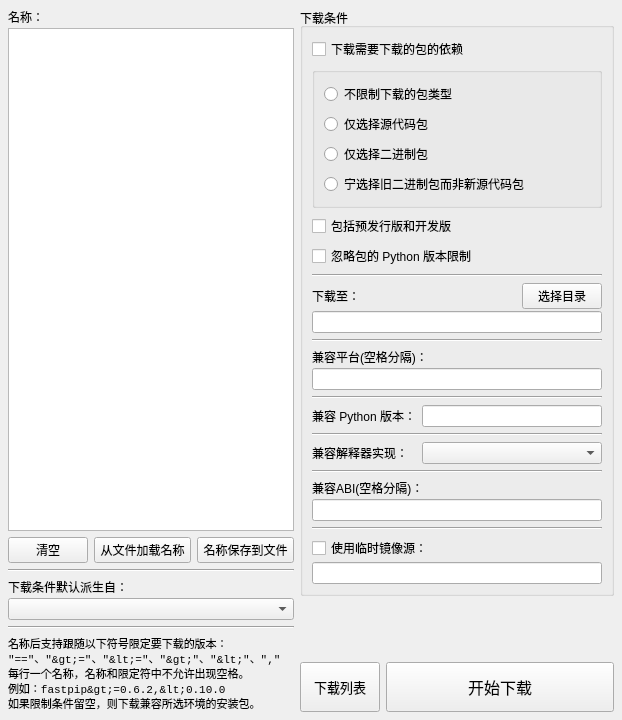
<?xml version="1.0" encoding="UTF-8"?>
<ui version="4.0">
 <class>package_download</class>
 <widget class="QWidget" name="package_download">
  <property name="windowModality">
   <enum>Qt::ApplicationModal</enum>
  </property>
  <property name="geometry">
   <rect>
    <x>0</x>
    <y>0</y>
    <width>622</width>
    <height>720</height>
   </rect>
  </property>
  <property name="font">
   <font>
    <family>Microsoft YaHei UI</family>
   </font>
  </property>
  <property name="windowTitle">
   <string>模块安装包下载</string>
  </property>
  <layout class="QVBoxLayout" name="verticalLayout_14">
   <property name="leftMargin">
    <number>8</number>
   </property>
   <property name="topMargin">
    <number>8</number>
   </property>
   <property name="rightMargin">
    <number>8</number>
   </property>
   <property name="bottomMargin">
    <number>8</number>
   </property>
   <item>
    <layout class="QHBoxLayout" name="horizontalLayout_6">
     <item>
      <layout class="QVBoxLayout" name="verticalLayout_11">
       <item>
        <layout class="QVBoxLayout" name="verticalLayout_10">
         <item>
          <layout class="QVBoxLayout" name="verticalLayout_8">
           <property name="spacing">
            <number>2</number>
           </property>
           <item>
            <widget class="QLabel" name="label">
             <property name="toolTip">
              <string>需要下载的模块名称，每行一个名称。</string>
             </property>
             <property name="text">
              <string>名称：</string>
             </property>
            </widget>
           </item>
           <item>
            <widget class="QPlainTextEdit" name="pte_package_names">
             <property name="contextMenuPolicy">
              <enum>Qt::NoContextMenu</enum>
             </property>
             <property name="toolTip">
              <string>需要下载的模块名称，每行一个名称。</string>
             </property>
            </widget>
           </item>
          </layout>
         </item>
         <item>
          <layout class="QHBoxLayout" name="horizontalLayout_3" stretch="0,1,1">
           <item>
            <widget class="QPushButton" name="pb_clear_package_names">
             <property name="toolTip">
              <string>清空名称编辑区文字。</string>
             </property>
             <property name="text">
              <string>清空</string>
             </property>
            </widget>
           </item>
           <item>
            <widget class="QPushButton" name="pb_load_from_text">
             <property name="toolTip">
              <string>从文本文件加载名称到名称编辑区。</string>
             </property>
             <property name="text">
              <string>从文件加载名称</string>
             </property>
            </widget>
           </item>
           <item>
            <widget class="QPushButton" name="pb_save_as_text">
             <property name="toolTip">
              <string>将名称编辑区的文字保存到文本文件。</string>
             </property>
             <property name="text">
              <string>名称保存到文件</string>
             </property>
            </widget>
           </item>
          </layout>
         </item>
        </layout>
       </item>
       <item>
        <widget class="Line" name="line_7">
         <property name="orientation">
          <enum>Qt::Horizontal</enum>
         </property>
        </widget>
       </item>
       <item>
        <layout class="QVBoxLayout" name="verticalLayout_9">
         <property name="spacing">
          <number>2</number>
         </property>
         <item>
          <widget class="QLabel" name="label_8">
           <property name="toolTip">
            <string>下载安装包时需调用的 Python 环境。
右侧留空的下载条件，下载时会使用从此环境派生的条件。</string>
           </property>
           <property name="text">
            <string>下载条件默认派生自：</string>
           </property>
          </widget>
         </item>
         <item>
          <widget class="QComboBox" name="cmb_derived_from">
           <property name="toolTip">
            <string>下载安装包时需调用的 Python 环境。
右侧留空的下载条件，下载时会使用从此环境派生的条件。</string>
           </property>
          </widget>
         </item>
        </layout>
       </item>
       <item>
        <widget class="Line" name="line_8">
         <property name="orientation">
          <enum>Qt::Horizontal</enum>
         </property>
        </widget>
       </item>
       <item>
        <widget class="QLabel" name="label_2">
         <property name="font">
          <font>
           <family>Consolas</family>
           <pointsize>8</pointsize>
          </font>
         </property>
         <property name="text">
          <string>名称后支持跟随以下符号限定要下载的版本：
&quot;==&quot;、&quot;&gt;=&quot;、&quot;&lt;=&quot;、&quot;&gt;&quot;、&quot;&lt;&quot;、&quot;,&quot;
每行一个名称，名称和限定符中不允许出现空格。
例如：fastpip&gt;=0.6.2,&lt;0.10.0
如果限制条件留空，则下载兼容所选环境的安装包。</string>
         </property>
         <property name="wordWrap">
          <bool>true</bool>
         </property>
        </widget>
       </item>
      </layout>
     </item>
     <item>
      <layout class="QVBoxLayout" name="verticalLayout_13">
       <item>
        <widget class="QGroupBox" name="groupBox">
         <property name="title">
          <string>下载条件</string>
         </property>
         <layout class="QVBoxLayout" name="verticalLayout_12">
          <item>
           <layout class="QVBoxLayout" name="verticalLayout_7">
            <item>
             <widget class="QCheckBox" name="cb_download_deps">
              <property name="toolTip">
               <string>对于名称编辑区中的每一个需要下载的模块，是否同时下载模块的依赖库。</string>
              </property>
              <property name="text">
               <string>下载需要下载的包的依赖</string>
              </property>
             </widget>
            </item>
            <item>
             <widget class="QGroupBox" name="groupBox_2">
              <property name="title">
               <string/>
              </property>
              <layout class="QVBoxLayout" name="verticalLayout_6">
               <item>
                <layout class="QVBoxLayout" name="verticalLayout_5">
                 <item>
                  <widget class="QRadioButton" name="rb_unlimited">
                   <property name="toolTip">
                    <string>不限制下载二进制包或者源代码包。</string>
                   </property>
                   <property name="text">
                    <string>不限制下载的包类型</string>
                   </property>
                  </widget>
                 </item>
                 <item>
                  <widget class="QRadioButton" name="rb_no_binary">
                   <property name="toolTip">
                    <string>仅下载包的源代码安装包。</string>
                   </property>
                   <property name="text">
                    <string>仅选择源代码包</string>
                   </property>
                  </widget>
                 </item>
                 <item>
                  <widget class="QRadioButton" name="rb_only_binary">
                   <property name="toolTip">
                    <string>仅下载包的二进制安装包。</string>
                   </property>
                   <property name="text">
                    <string>仅选择二进制包</string>
                   </property>
                  </widget>
                 </item>
                 <item>
                  <widget class="QRadioButton" name="rb_prefer_binary">
                   <property name="toolTip">
                    <string>对于既有二进制安装包又有源代码安装包的模块，
如果较新版本没有发布二进制安装包，则宁愿下载较旧版本的二进制安装包。</string>
                   </property>
                   <property name="text">
                    <string>宁选择旧二进制包而非新源代码包</string>
                   </property>
                  </widget>
                 </item>
                </layout>
               </item>
              </layout>
             </widget>
            </item>
            <item>
             <widget class="QCheckBox" name="cb_include_pre">
              <property name="toolTip">
               <string>如果模块的最新版本是预发行版或者是开发版，
也下载这些版本，否则只下载模块的最新稳定版本。</string>
              </property>
              <property name="text">
               <string>包括预发行版和开发版</string>
              </property>
             </widget>
            </item>
            <item>
             <widget class="QCheckBox" name="cb_ignore_requires_python">
              <property name="toolTip">
               <string>对于那些对 Python 版本有限制要求的模块，是否忽略其限制要求。</string>
              </property>
              <property name="text">
               <string>忽略包的 Python 版本限制</string>
              </property>
             </widget>
            </item>
            <item>
             <widget class="Line" name="line">
              <property name="orientation">
               <enum>Qt::Horizontal</enum>
              </property>
             </widget>
            </item>
            <item>
             <layout class="QVBoxLayout" name="verticalLayout_2">
              <property name="spacing">
               <number>2</number>
              </property>
              <item>
               <layout class="QHBoxLayout" name="horizontalLayout_5" stretch="9,0">
                <item>
                 <widget class="QLabel" name="label_3">
                  <property name="toolTip">
                   <string>下载的模块安装包的保存路径。</string>
                  </property>
                  <property name="text">
                   <string>下载至：</string>
                  </property>
                 </widget>
                </item>
                <item>
                 <widget class="QPushButton" name="pb_save_to">
                  <property name="toolTip">
                   <string>选择下载的模块安装包的保存路径。</string>
                  </property>
                  <property name="text">
                   <string>选择目录</string>
                  </property>
                 </widget>
                </item>
               </layout>
              </item>
              <item>
               <widget class="QLineEdit" name="le_save_to">
                <property name="contextMenuPolicy">
                 <enum>Qt::NoContextMenu</enum>
                </property>
                <property name="toolTip">
                 <string>下载的模块安装包的保存路径。</string>
                </property>
               </widget>
              </item>
             </layout>
            </item>
            <item>
             <widget class="Line" name="line_2">
              <property name="orientation">
               <enum>Qt::Horizontal</enum>
              </property>
             </widget>
            </item>
            <item>
             <layout class="QVBoxLayout" name="verticalLayout">
              <property name="spacing">
               <number>2</number>
              </property>
              <item>
               <widget class="QLabel" name="label_4">
                <property name="toolTip">
                 <string>是否只下载兼容此处列出的平台的模块安装包。</string>
                </property>
                <property name="text">
                 <string>兼容平台(空格分隔)：</string>
                </property>
               </widget>
              </item>
              <item>
               <widget class="QLineEdit" name="le_platform">
                <property name="contextMenuPolicy">
                 <enum>Qt::NoContextMenu</enum>
                </property>
                <property name="toolTip">
                 <string>是否只下载兼容此处列出的平台的模块安装包。</string>
                </property>
               </widget>
              </item>
             </layout>
            </item>
            <item>
             <widget class="Line" name="line_3">
              <property name="orientation">
               <enum>Qt::Horizontal</enum>
              </property>
             </widget>
            </item>
            <item>
             <layout class="QHBoxLayout" name="horizontalLayout" stretch="0,9">
              <item>
               <widget class="QLabel" name="label_5">
                <property name="toolTip">
                 <string>是否只下载兼容此处列出的 Python 版本的模块安装包。</string>
                </property>
                <property name="text">
                 <string>兼容 Python 版本：</string>
                </property>
               </widget>
              </item>
              <item>
               <widget class="QLineEdit" name="le_python_version">
                <property name="minimumSize">
                 <size>
                  <width>180</width>
                  <height>0</height>
                 </size>
                </property>
                <property name="maximumSize">
                 <size>
                  <width>180</width>
                  <height>16777215</height>
                 </size>
                </property>
                <property name="contextMenuPolicy">
                 <enum>Qt::NoContextMenu</enum>
                </property>
                <property name="toolTip">
                 <string>是否只下载兼容此处列出的 Python 版本的模块安装包。</string>
                </property>
               </widget>
              </item>
             </layout>
            </item>
            <item>
             <widget class="Line" name="line_4">
              <property name="orientation">
               <enum>Qt::Horizontal</enum>
              </property>
             </widget>
            </item>
            <item>
             <layout class="QHBoxLayout" name="horizontalLayout_2" stretch="0,9">
              <item>
               <widget class="QLabel" name="label_6">
                <property name="toolTip">
                 <string>是否只下载兼容此处列出的 Python 实现的模块安装包。</string>
                </property>
                <property name="text">
                 <string>兼容解释器实现：</string>
                </property>
               </widget>
              </item>
              <item>
               <widget class="QComboBox" name="cmb_implementation">
                <property name="minimumSize">
                 <size>
                  <width>180</width>
                  <height>0</height>
                 </size>
                </property>
                <property name="maximumSize">
                 <size>
                  <width>180</width>
                  <height>16777215</height>
                 </size>
                </property>
                <property name="toolTip">
                 <string>是否只下载兼容此处列出的 Python 实现的模块安装包。</string>
                </property>
                <item>
                 <property name="text">
                  <string/>
                 </property>
                </item>
                <item>
                 <property name="text">
                  <string>无特定实现</string>
                 </property>
                </item>
                <item>
                 <property name="text">
                  <string>CPython</string>
                 </property>
                </item>
                <item>
                 <property name="text">
                  <string>Jython</string>
                 </property>
                </item>
                <item>
                 <property name="text">
                  <string>PyPy</string>
                 </property>
                </item>
                <item>
                 <property name="text">
                  <string>IronPython</string>
                 </property>
                </item>
               </widget>
              </item>
             </layout>
            </item>
            <item>
             <widget class="Line" name="line_5">
              <property name="orientation">
               <enum>Qt::Horizontal</enum>
              </property>
             </widget>
            </item>
            <item>
             <layout class="QVBoxLayout" name="verticalLayout_3">
              <property name="spacing">
               <number>2</number>
              </property>
              <item>
               <widget class="QLabel" name="label_7">
                <property name="toolTip">
                 <string>是否只下载兼容此处列出的 Python ABI的模块安装包。</string>
                </property>
                <property name="text">
                 <string>兼容ABI(空格分隔)：</string>
                </property>
               </widget>
              </item>
              <item>
               <widget class="QLineEdit" name="le_abis">
                <property name="contextMenuPolicy">
                 <enum>Qt::NoContextMenu</enum>
                </property>
                <property name="toolTip">
                 <string>是否只下载兼容此处列出的 Python ABI的模块安装包。</string>
                </property>
               </widget>
              </item>
             </layout>
            </item>
            <item>
             <widget class="Line" name="line_6">
              <property name="orientation">
               <enum>Qt::Horizontal</enum>
              </property>
             </widget>
            </item>
            <item>
             <layout class="QVBoxLayout" name="verticalLayout_4">
              <property name="spacing">
               <number>2</number>
              </property>
              <item>
               <widget class="QCheckBox" name="cb_use_index_url">
                <property name="toolTip">
                 <string>是否从临时镜像源下载安装包。
如果不勾选此选项，则默认从系统已设置的镜像源地址下载。</string>
                </property>
                <property name="text">
                 <string>使用临时镜像源：</string>
                </property>
               </widget>
              </item>
              <item>
               <widget class="QLineEdit" name="le_index_url">
                <property name="contextMenuPolicy">
                 <enum>Qt::NoContextMenu</enum>
                </property>
                <property name="toolTip">
                 <string>临时镜像源地址。</string>
                </property>
               </widget>
              </item>
             </layout>
            </item>
           </layout>
          </item>
         </layout>
        </widget>
       </item>
       <item>
        <spacer name="verticalSpacer">
         <property name="orientation">
          <enum>Qt::Vertical</enum>
         </property>
         <property name="sizeHint" stdset="0">
          <size>
           <width>20</width>
           <height>40</height>
          </size>
         </property>
        </spacer>
       </item>
       <item>
        <layout class="QHBoxLayout" name="horizontalLayout_4" stretch="0,1">
         <item>
          <widget class="QPushButton" name="pb_show_dl_list">
           <property name="minimumSize">
            <size>
             <width>0</width>
             <height>50</height>
            </size>
           </property>
           <property name="font">
            <font>
             <family>Microsoft YaHei UI</family>
             <pointsize>10</pointsize>
            </font>
           </property>
           <property name="text">
            <string>下载列表</string>
           </property>
          </widget>
         </item>
         <item>
          <widget class="QPushButton" name="pb_start_download">
           <property name="minimumSize">
            <size>
             <width>0</width>
             <height>50</height>
            </size>
           </property>
           <property name="palette">
            <palette>
             <active>
              <colorrole role="ButtonText">
               <brush brushstyle="SolidPattern">
                <color alpha="255">
                 <red>0</red>
                 <green>0</green>
                 <blue>255</blue>
                </color>
               </brush>
              </colorrole>
             </active>
             <inactive>
              <colorrole role="ButtonText">
               <brush brushstyle="SolidPattern">
                <color alpha="255">
                 <red>0</red>
                 <green>0</green>
                 <blue>0</blue>
                </color>
               </brush>
              </colorrole>
             </inactive>
             <disabled>
              <colorrole role="ButtonText">
               <brush brushstyle="SolidPattern">
                <color alpha="255">
                 <red>120</red>
                 <green>120</green>
                 <blue>120</blue>
                </color>
               </brush>
              </colorrole>
             </disabled>
            </palette>
           </property>
           <property name="font">
            <font>
             <family>Microsoft YaHei UI</family>
             <pointsize>12</pointsize>
            </font>
           </property>
           <property name="text">
            <string>开始下载</string>
           </property>
          </widget>
         </item>
        </layout>
       </item>
      </layout>
     </item>
    </layout>
   </item>
  </layout>
 </widget>
 <resources/>
 <connections/>
</ui>
